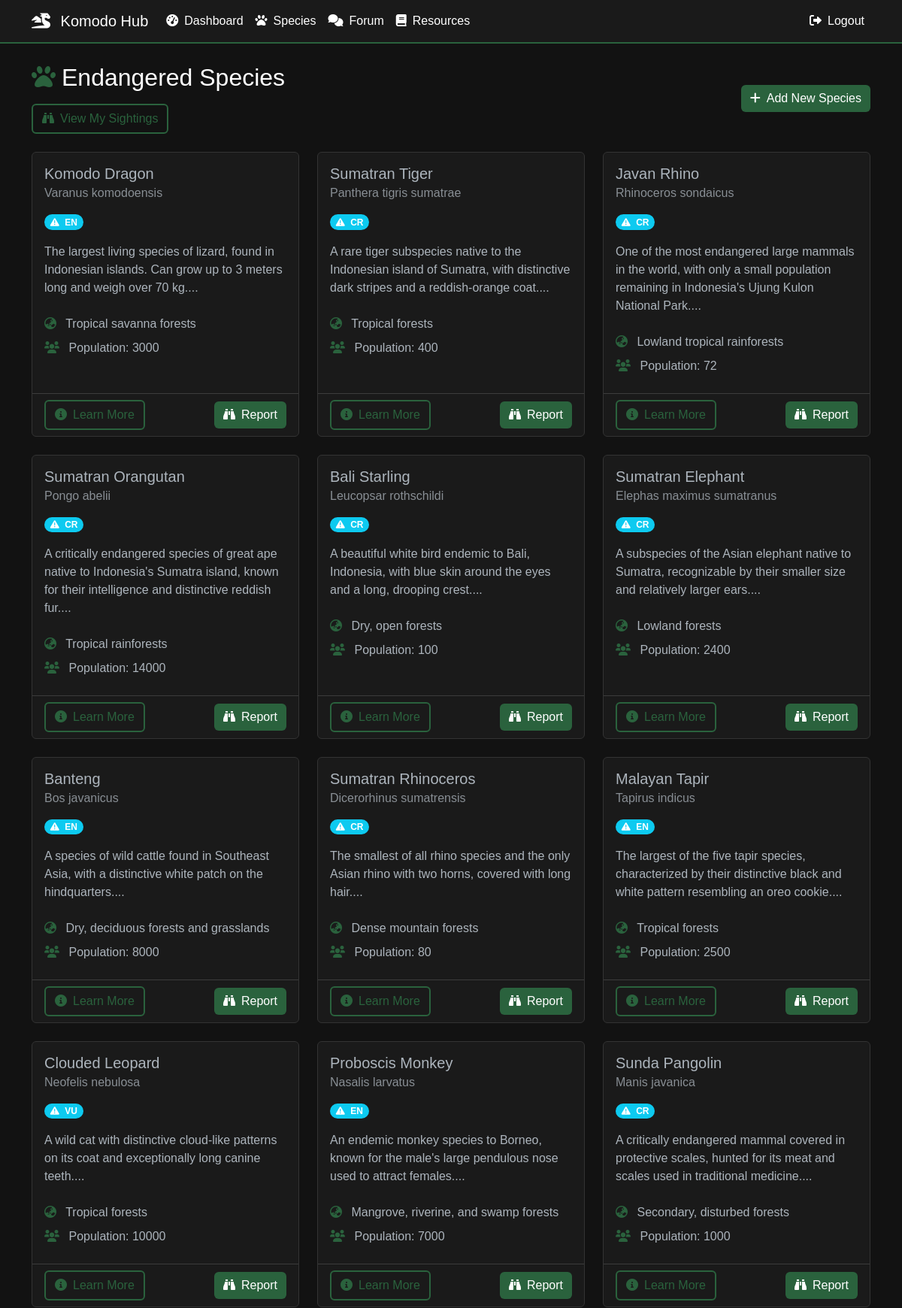
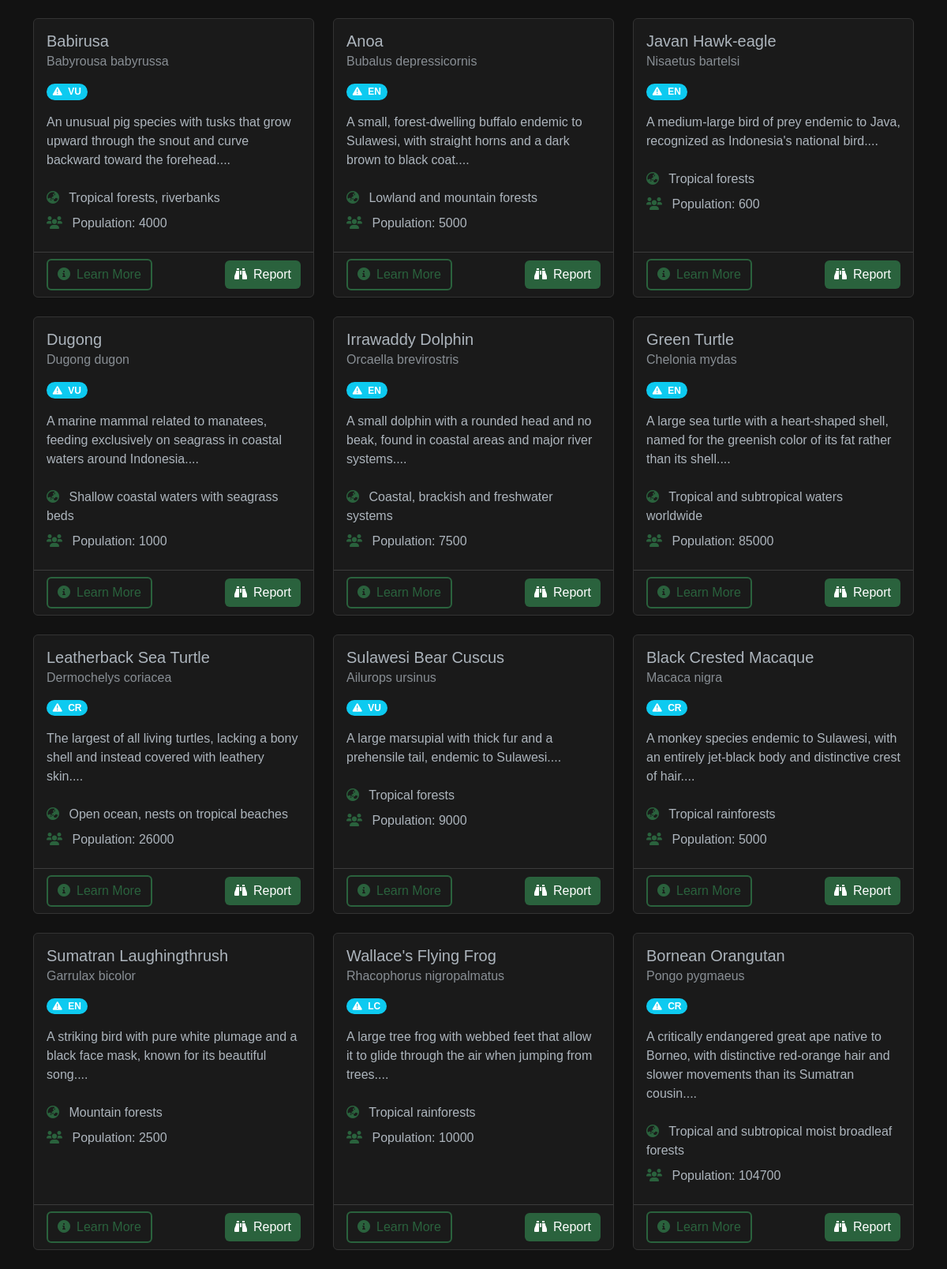
Page /species/species (signed in) on the committed database (2 pictures, top to bottom).
### models.py (models this page shows)
class Species(db.Model):
    id = db.Column(db.Integer, primary_key=True)
    name = db.Column(db.String(100), nullable=False)
    scientific_name = db.Column(db.String(100), nullable=False)
    description = db.Column(db.Text, nullable=False)
    population = db.Column(db.Integer)
    conservation_status = db.Column(db.String(50))
    habitat = db.Column(db.String(100))
    threats = db.Column(db.Text)
    created_at = db.Column(db.DateTime, default=datetime.utcnow)
    last_updated = db.Column(db.DateTime, default=datetime.utcnow, onupdate=datetime.utcnow)
    created_by_id = db.Column(db.Integer, db.ForeignKey('user.id'))
    sightings = db.relationship('SpeciesSighting', backref='species', lazy=True)
    population_records = db.relationship('PopulationRecord', back_populates='species', lazy=True)
    habitats = db.relationship('HabitatData', back_populates='species', lazy=True)
    migrations = db.relationship('MigrationPattern', back_populates='species', lazy=True)
    identification_challenges = db.relationship('SpeciesIdentificationChallenge', back_populates='species', lazy=True)

### blueprints/species.py (the view)
@species.route('/species')
@login_required
def list():
    try:
        species_list = Species.query.all()
        app.logger.info(f'Successfully retrieved {len(species_list)} species')
        return render_template('species/list.html',
                           species=species_list,
                           datetime=datetime)
    except Exception as e:
        app.logger.error(f'Error in species.list: {str(e)}')
        db.session.rollback()
        flash('Error loading species data. Please try again.', 'error')
        return redirect(url_for('main.dashboard'))

### app.py (called while the page is built)
@app.context_processor
def utility_processor():
    return {'now': datetime.now}

@login_manager.user_loader
def load_user(id):
    return User.query.get(int(id))

### models.py (called while the page is built)
    def is_administrator(self):
        return self.is_admin

### templates/species/list.html (shortened to what this page needs)
{% extends "base.html" %}
{% block content %}
<div class="row mb-4">
    <div class="col-12">
        <div class="d-flex justify-content-between align-items-center">
            <div>
                <h2><i class="fas fa-paw me-2 text-forest"></i>Endangered Species</h2>
                {% if current_user.is_authenticated %}
                <div class="mt-3">
                    <a href="{{ url_for('species.my_sightings') }}" class="btn btn-outline-forest">
                        <i class="fas fa-binoculars me-2"></i>View My Sightings
                    </a>
                </div>
                {% endif %}
            </div>
            {% if current_user.is_authenticated and current_user.role == 'teacher' %}
            <a href="{{ url_for('species.add') }}" class="btn btn-forest">
                <i class="fas fa-plus me-2"></i>Add New Species
            </a>
            {% endif %}
        </div>
    </div>
</div>
<div class="row g-4">
    {% for species in species %}
    <div class="col-md-6 col-lg-4">
        <div class="card h-100 species-card hover-lift">
            <div class="card-body">
                <h5 class="card-title mb-2">{{ species.name }}</h5>
                <h6 class="card-subtitle mb-3 text-muted font-italic">{{ species.scientific_name }}</h6>
                <div class="status-badge mb-3">
                    <span class="badge rounded-pill {{ 'bg-danger' if species.conservation_status == 'Critically Endangered'
                                                   else 'bg-warning text-dark' if species.conservation_status == 'Endangered'
                                                   else 'bg-info' }}">
                        <i class="fas fa-exclamation-triangle me-1"></i>
                        {{ species.conservation_status }}
                    </span>
                </div>
                <p class="card-text mb-4">{{ species.description[:200] }}...</p>
                <div class="species-info">
                    <div class="info-item mb-2">
                        <i class="fas fa-globe-asia me-2 text-forest"></i>
                        <span>{{ species.habitat }}</span>
                    </div>
                    <div class="info-item mb-2">
                        <i class="fas fa-users me-2 text-forest"></i>
                        <span>Population: {{ species.population if species.population else 'Unknown' }}</span>
                    </div>
                </div>
            </div>
            <div class="card-footer bg-transparent">
                <div class="d-flex justify-content-between align-items-center">
                    <button class="btn btn-outline-forest" data-bs-toggle="modal" data-bs-target="#speciesModal{{ species.id }}">
                        <i class="fas fa-info-circle me-2"></i>Learn More
                    </button>
                    {% if current_user.is_authenticated %}
                    <button class="btn btn-forest" data-bs-toggle="modal" data-bs-target="#reportSightingModal{{ species.id }}">
                        <i class="fas fa-binoculars me-2"></i>Report
                    </button>
                    {% endif %}
                </div>
            </div>
        </div>
    </div>
    {% endfor %}
</div>
{% endblock %}

### templates/base.html (style rules this page uses)
:root { --bg-dark: #1a1a1a; --bg-darker: #121212; --text-light: #ffffff; --text-muted: #888888; --accent-color: #2a623d; --accent-hover: #1a472a; --border-color: #333333; }
body { background-color: var(--bg-darker); color: var(--text-light); font-family: 'Arial', sans-serif; padding-top: 60px; }
.card { background-color: var(--bg-dark); border: 1px solid var(--border-color); }

### templates/species/list.html (style rules this page uses)
.text-forest { color: #2a623d; }
.btn-forest { background: #2a623d; color: white; border: none; }
.btn-outline-forest { color: #2a623d; border: 2px solid #2a623d; background: transparent; }
.species-card { transition: all 0.3s ease; border: 1px solid #333; background: var(--bg-dark); }

### rows in the picture
Species: name "Komodo Dragon", scientific_name "Varanus komodoensis", conservation_status "EN", description "The largest living species of lizard, found in Indonesian islands. Can grow up to 3 meters long and weigh over 70 kg.", habitat "Tropical savanna forests", population "3000"
Species: name "Sumatran Tiger", scientific_name "Panthera tigris sumatrae", conservation_status "CR", description "A rare tiger subspecies native to the Indonesian island of Sumatra, with distinctive dark stripes and a reddish-orange coat.", habitat "Tropical forests", population "400"
Species: name "Javan Rhino", scientific_name "Rhinoceros sondaicus", conservation_status "CR", description "One of the most endangered large mammals in the world, with only a small population remaining in Indonesia's Ujung Kulon National Park.", habitat "Lowland tropical rainforests", population "72"
Species: name "Sumatran Orangutan", scientific_name "Pongo abelii", conservation_status "CR", description "A critically endangered species of great ape native to Indonesia's Sumatra island, known for their intelligence and distinctive reddish fur.", habitat "Tropical rainforests", population "14000"
Species: name "Bali Starling", scientific_name "Leucopsar rothschildi", conservation_status "CR", description "A beautiful white bird endemic to Bali, Indonesia, with blue skin around the eyes and a long, drooping crest.", habitat "Dry, open forests", population "100"
Species: name "Sumatran Elephant", scientific_name "Elephas maximus sumatranus", conservation_status "CR", description "A subspecies of the Asian elephant native to Sumatra, recognizable by their smaller size and relatively larger ears.", habitat "Lowland forests", population "2400"
Species: name "Banteng", scientific_name "Bos javanicus", conservation_status "EN", description "A species of wild cattle found in Southeast Asia, with a distinctive white patch on the hindquarters.", habitat "Dry, deciduous forests and grasslands", population "8000"
Species: name "Sumatran Rhinoceros", scientific_name "Dicerorhinus sumatrensis", conservation_status "CR", description "The smallest of all rhino species and the only Asian rhino with two horns, covered with long hair.", habitat "Dense mountain forests", population "80"
Species: name "Malayan Tapir", scientific_name "Tapirus indicus", conservation_status "EN", description "The largest of the five tapir species, characterized by their distinctive black and white pattern resembling an oreo cookie.", habitat "Tropical forests", population "2500"
Species: name "Clouded Leopard", scientific_name "Neofelis nebulosa", conservation_status "VU", description "A wild cat with distinctive cloud-like patterns on its coat and exceptionally long canine teeth.", habitat "Tropical forests", population "10000"
Species: name "Proboscis Monkey", scientific_name "Nasalis larvatus", conservation_status "EN", description "An endemic monkey species to Borneo, known for the male's large pendulous nose used to attract females.", habitat "Mangrove, riverine, and swamp forests", population "7000"
Species: name "Sunda Pangolin", scientific_name "Manis javanica", conservation_status "CR", description "A critically endangered mammal covered in protective scales, hunted for its meat and scales used in traditional medicine.", habitat "Secondary, disturbed forests", population "1000"
Species: name "Babirusa", scientific_name "Babyrousa babyrussa", conservation_status "VU", description "An unusual pig species with tusks that grow upward through the snout and curve backward toward the forehead.", habitat "Tropical forests, riverbanks", population "4000"
Species: name "Anoa", scientific_name "Bubalus depressicornis", conservation_status "EN", description "A small, forest-dwelling buffalo endemic to Sulawesi, with straight horns and a dark brown to black coat.", habitat "Lowland and mountain forests", population "5000"
Species: name "Javan Hawk-eagle", scientific_name "Nisaetus bartelsi", conservation_status "EN", description "A medium-large bird of prey endemic to Java, recognized as Indonesia's national bird.", habitat "Tropical forests", population "600"
Species: name "Dugong", scientific_name "Dugong dugon", conservation_status "VU", description "A marine mammal related to manatees, feeding exclusively on seagrass in coastal waters around Indonesia.", habitat "Shallow coastal waters with seagrass beds", population "1000"
Species: name "Irrawaddy Dolphin", scientific_name "Orcaella brevirostris", conservation_status "EN", description "A small dolphin with a rounded head and no beak, found in coastal areas and major river systems.", habitat "Coastal, brackish and freshwater systems", population "7500"
Species: name "Green Turtle", scientific_name "Chelonia mydas", conservation_status "EN", description "A large sea turtle with a heart-shaped shell, named for the greenish color of its fat rather than its shell.", habitat "Tropical and subtropical waters worldwide", population "85000"
Species: name "Leatherback Sea Turtle", scientific_name "Dermochelys coriacea", conservation_status "CR", description "The largest of all living turtles, lacking a bony shell and instead covered with leathery skin.", habitat "Open ocean, nests on tropical beaches", population "26000"
Species: name "Sulawesi Bear Cuscus", scientific_name "Ailurops ursinus", conservation_status "VU", description "A large marsupial with thick fur and a prehensile tail, endemic to Sulawesi.", habitat "Tropical forests", population "9000"
Species: name "Black Crested Macaque", scientific_name "Macaca nigra", conservation_status "CR", description "A monkey species endemic to Sulawesi, with an entirely jet-black body and distinctive crest of hair.", habitat "Tropical rainforests", population "5000"
Species: name "Sumatran Laughingthrush", scientific_name "Garrulax bicolor", conservation_status "EN", description "A striking bird with pure white plumage and a black face mask, known for its beautiful song.", habitat "Mountain forests", population "2500"
Species: name "Wallace's Flying Frog", scientific_name "Rhacophorus nigropalmatus", conservation_status "LC", description "A large tree frog with webbed feet that allow it to glide through the air when jumping from trees.", habitat "Tropical rainforests", population "10000"
Species: name "Bornean Orangutan", scientific_name "Pongo pygmaeus", conservation_status "CR", description "A critically endangered great ape native to Borneo, with distinctive red-orange hair and slower movements than its Sumatran cousin.", habitat "Tropical and subtropical moist broadleaf forests", population "104700"
